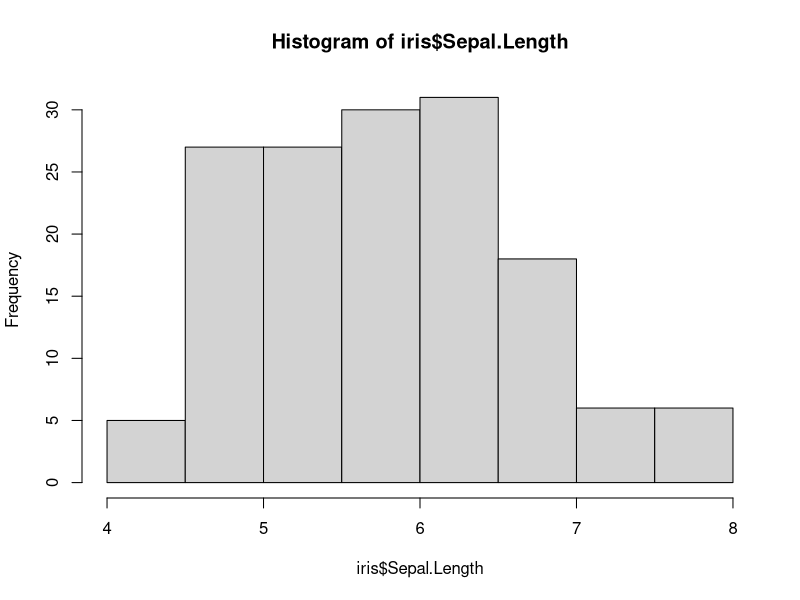
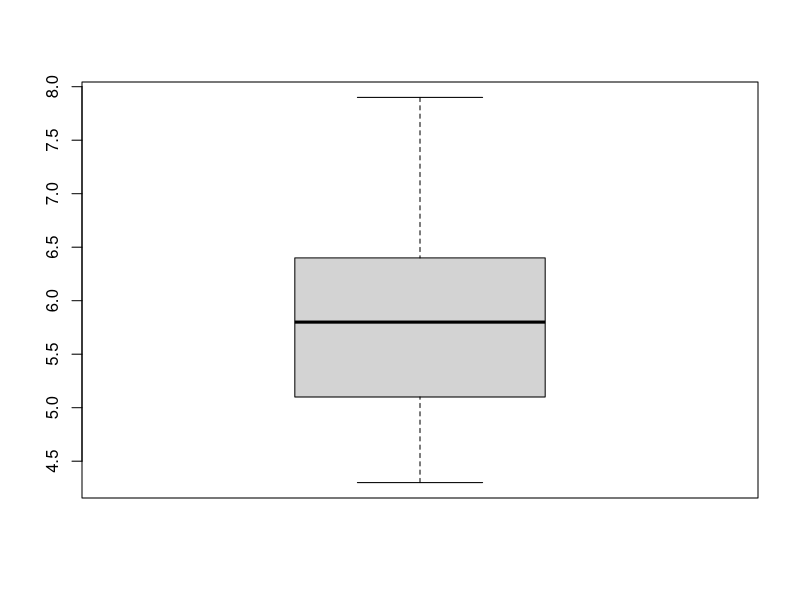
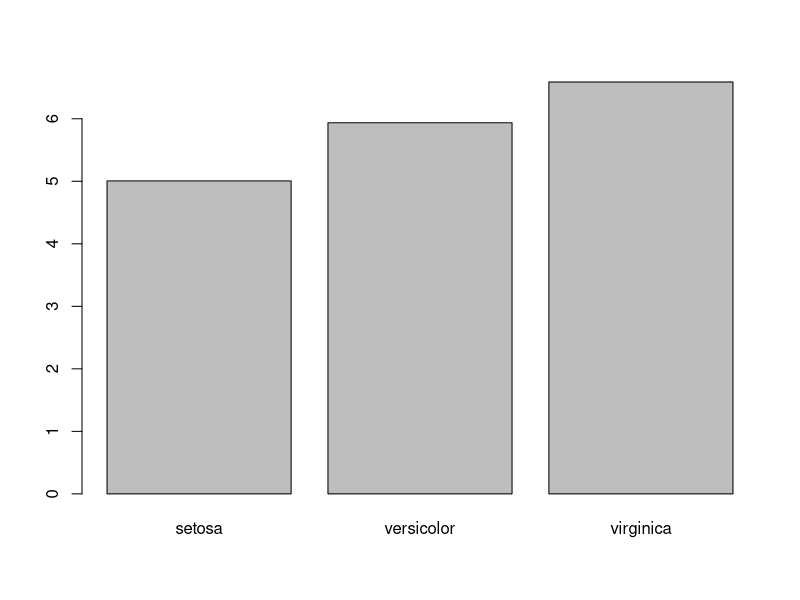
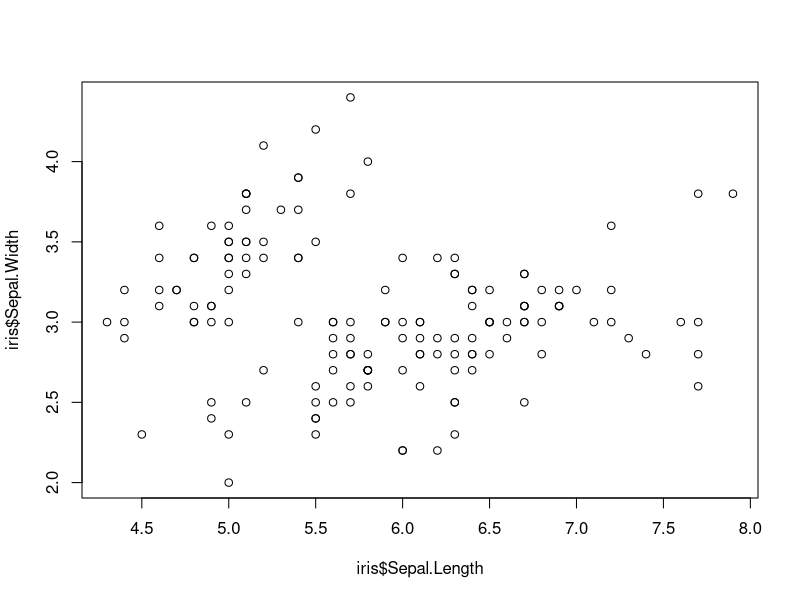
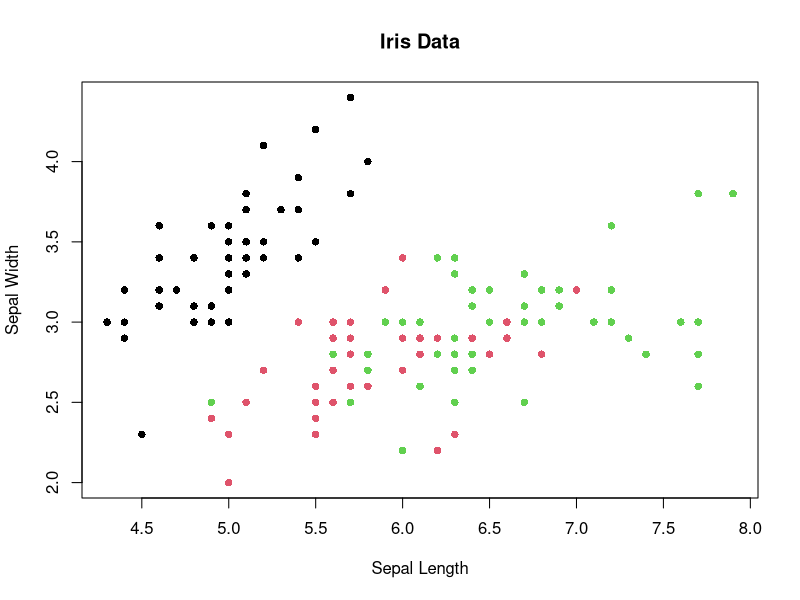
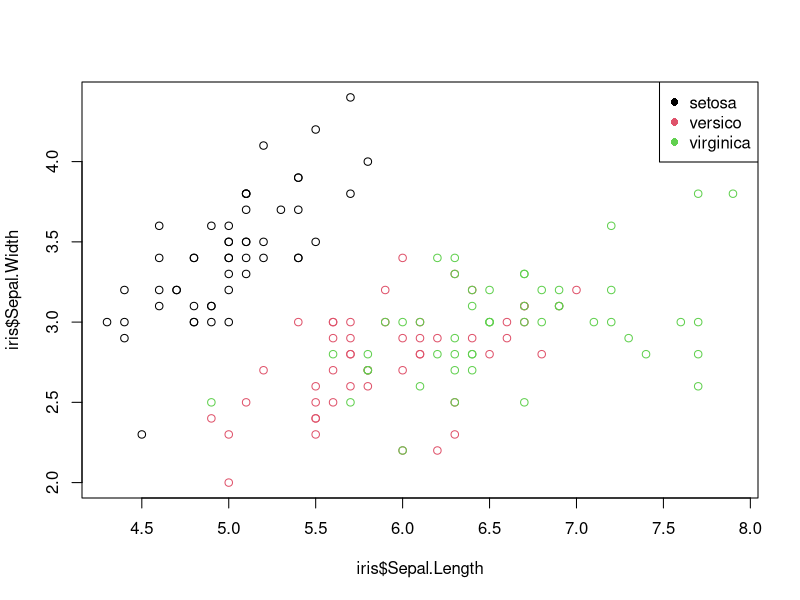
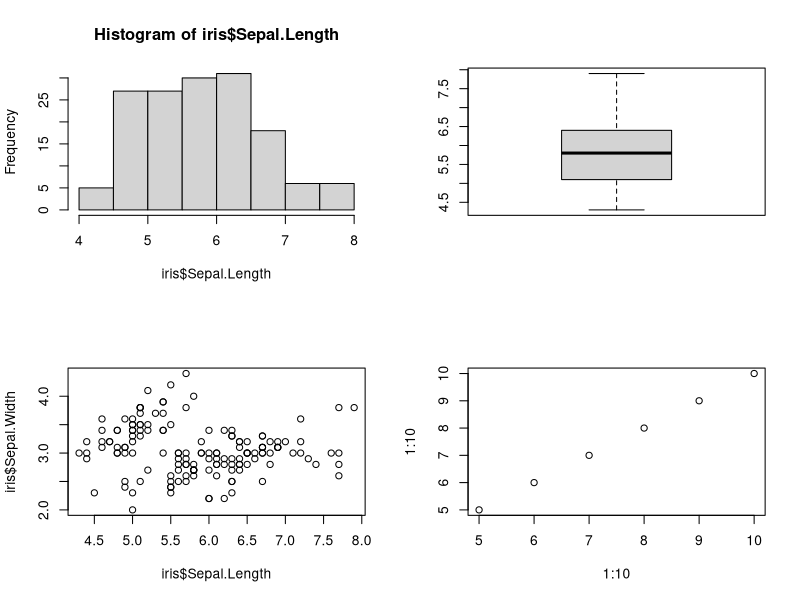
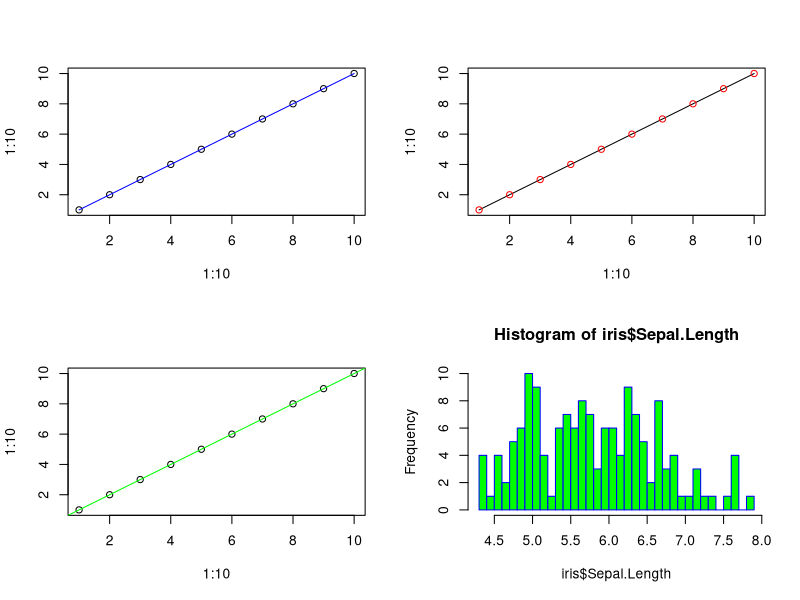

Write the R code that produced these figures, in order.
## ---- chunk 1

library(knitr)
opts_chunk$set(comment="",  warning=FALSE)

## ---- chunk 2
hist(iris$Sepal.Length)
## ---- chunk 3
boxplot(iris$Sepal.Length)
## ---- chunk 4
library(psych)

length_stats <- describeBy(iris$Sepal.Length, iris$Species, mat=TRUE)

barplot(length_stats$mean, names=length_stats$group1)
## ---- chunk 5
plot(iris$Sepal.Length, iris$Sepal.Width)
## ---- chunk 6
plot(iris$Sepal.Length, iris$Sepal.Width,
     main="Iris Data", xlab="Sepal Length", ylab="Sepal Width",
     col=iris$Species,
     lwd=2, pch=16)
## ---- chunk 7
plot(iris$Sepal.Length, iris$Sepal.Width, col=iris$Species)
legend("topright", 
       legend=c('setosa', 'versico', 'virginica'), 
       col=1:3, pch=16)
## ---- chunk 8
par(mfrow = c(2,2))
hist(iris$Sepal.Length)
boxplot(iris$Sepal.Length)
plot(iris$Sepal.Length, iris$Sepal.Width)
## ---- chunk 9
plot(1:10, 1:10, ylim=c(5, 10), xlim=c(5,10))
## ---- chunk 10
plot(1:10, 1:10)
lines(1:10, 1:10, col='blue')
## ---- chunk 11
plot(1:10, 1:10, type='l')  # plot a line
points(1:10, 1:10, col='red')
## ---- chunk 12
plot(1:10, 1:10)
abline(0, 1, col='green')   # abline(intercept, slope)
## ---- chunk 13
hist(iris$Sepal.Length,
     breaks=40, border = 'blue', col='green')
